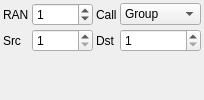
      <widget class="QWidget" name="nxdnPage">
       <attribute name="title">
        <string>NXDN</string>
       </attribute>
       <layout class="QGridLayout" name="nxdnPageLayout" columnstretch="0,1,0,1">
        <property name="leftMargin">
         <number>3</number>
        </property>
        <property name="topMargin">
         <number>3</number>
        </property>
        <property name="rightMargin">
         <number>3</number>
        </property>
        <property name="bottomMargin">
         <number>3</number>
        </property>
        <property name="spacing">
         <number>3</number>
        </property>
        <item row="0" column="0">
         <widget class="QLabel" name="nxdnRanLabel">
          <property name="text">
           <string>RAN</string>
          </property>
         </widget>
        </item>
        <item row="0" column="1">
         <widget class="QSpinBox" name="nxdnRan">
          <property name="toolTip">
           <string>Radio access number</string>
          </property>
          <property name="minimum">
           <number>0</number>
          </property>
          <property name="maximum">
           <number>63</number>
          </property>
          <property name="value">
           <number>1</number>
          </property>
         </widget>
        </item>
        <item row="0" column="2">
         <widget class="QLabel" name="nxdnCallTypeLabel">
          <property name="text">
           <string>Call</string>
          </property>
         </widget>
        </item>
        <item row="0" column="3">
         <widget class="QComboBox" name="nxdnCallType">
          <property name="toolTip">
           <string>Call type</string>
          </property>
          <item>
           <property name="text">
            <string>Group</string>
           </property>
          </item>
          <item>
           <property name="text">
            <string>Individual</string>
           </property>
          </item>
         </widget>
        </item>
        <item row="1" column="0">
         <widget class="QLabel" name="nxdnSourceIdLabel">
          <property name="text">
           <string>Src</string>
          </property>
         </widget>
        </item>
        <item row="1" column="1">
         <widget class="QSpinBox" name="nxdnSourceId">
          <property name="toolTip">
           <string>Source unit ID</string>
          </property>
          <property name="minimum">
           <number>1</number>
          </property>
          <property name="maximum">
           <number>65535</number>
          </property>
          <property name="value">
           <number>1</number>
          </property>
         </widget>
        </item>
        <item row="1" column="2">
         <widget class="QLabel" name="nxdnDestinationIdLabel">
          <property name="text">
           <string>Dst</string>
          </property>
         </widget>
        </item>
        <item row="1" column="3">
         <widget class="QSpinBox" name="nxdnDestinationId">
          <property name="toolTip">
           <string>Destination group or unit ID</string>
          </property>
          <property name="minimum">
           <number>1</number>
          </property>
          <property name="maximum">
           <number>65535</number>
          </property>
          <property name="value">
           <number>1</number>
          </property>
         </widget>
        </item>
        <item row="2" column="0" colspan="4">
         <spacer name="nxdnSpacer">
          <property name="orientation">
           <enum>Qt::Orientation::Vertical</enum>
          </property>
          <property name="sizeHint" stdset="0">
           <size>
            <width>20</width>
            <height>0</height>
           </size>
          </property>
         </spacer>
        </item>
       </layout>
      </widget>
